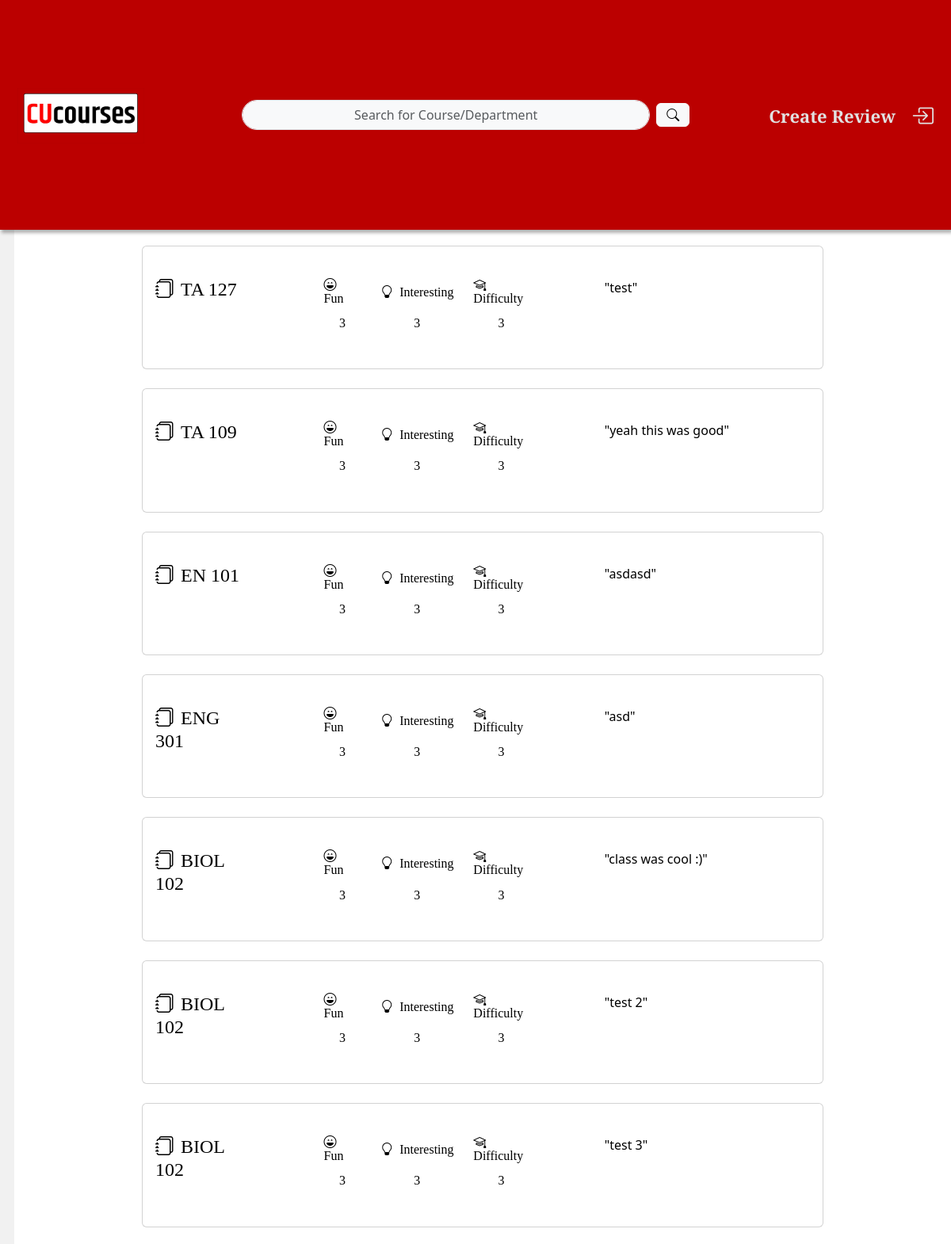
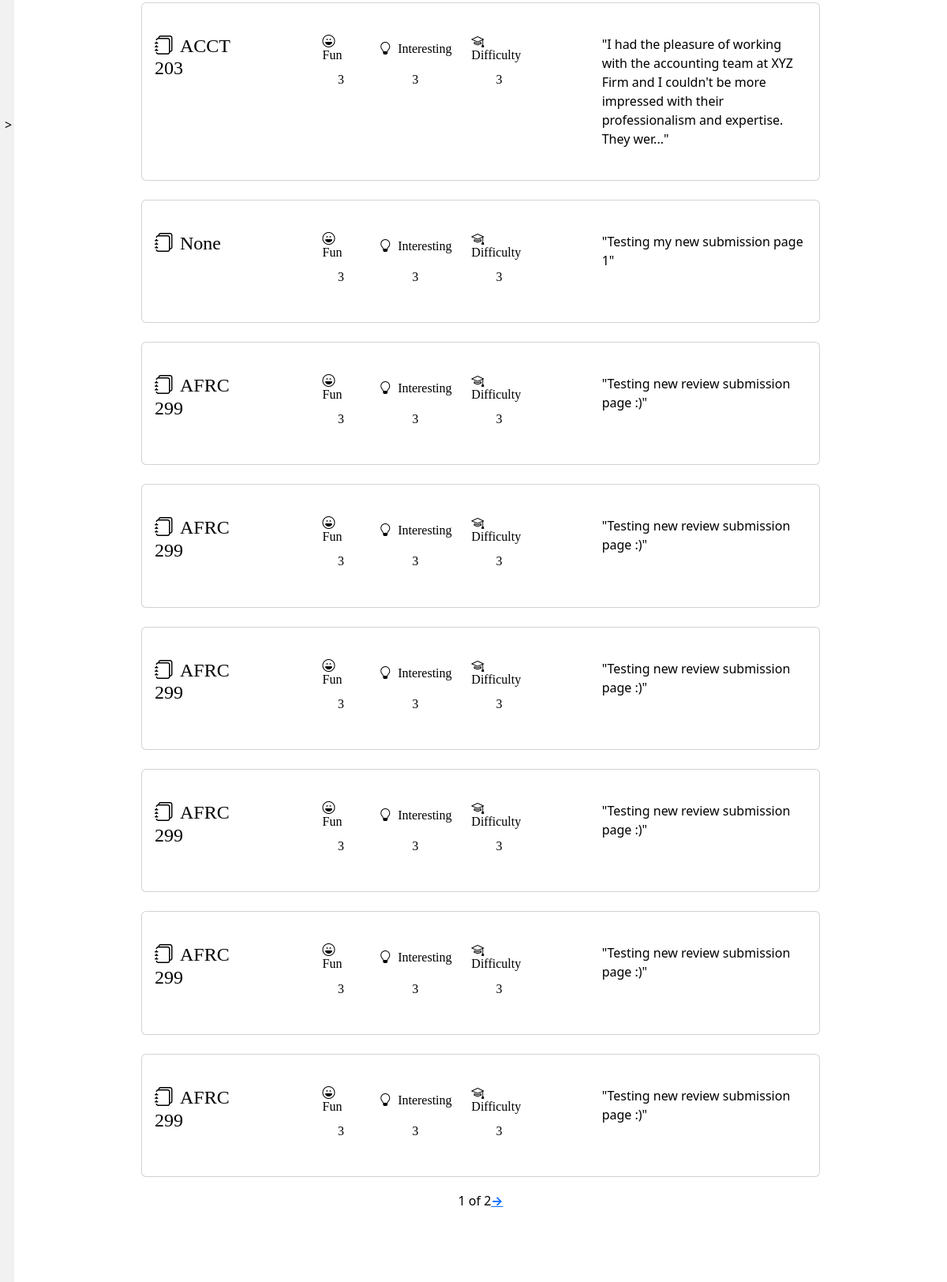
Page /all/ on the committed database (2 pictures, top to bottom).
### reviews/models.py (models this page shows)
class review(models.Model):
    user = models.ForeignKey(User, on_delete=models.CASCADE, default="Anonymous")
    course = models.ForeignKey(course,on_delete=models.CASCADE,null=True)
    instructor = models.CharField(max_length=30)
    reviewText = models.TextField(max_length=800, null=False)
    anon = models.BooleanField(default=True)
    created = models.DateTimeField(auto_now_add=True)
    textbook = models.BooleanField(default=True)
    CHOICES = (
        ('1', '1'),
        ('2', '2'),
        ('3', '3'),
        ('4', '4'),
        ('5', '5'),
    )
    fun = models.CharField(max_length=1, choices=CHOICES,default='3')
    interesting = models.CharField(max_length=1, choices=CHOICES,default='3')
    difficult = models.CharField(max_length=1, choices=CHOICES,default='3')
    def __str__(self):
        return str(self.course)
    def snippet (self):
        if len(self.reviewText)>151:
            return "\"" + self.reviewText[:150] + "...\""
        else:
            return "\"" + self.reviewText + "\""
    class Meta:
        ordering = ['created']

class course(models.Model):
    courseCode = models.CharField(max_length=10)
    courseName = models.CharField(max_length=40)
    dept = models.ForeignKey(department,on_delete=models.CASCADE,null=True)
    def __str__(self):
        return self.courseCode

### reviews/views.py (the view)
# urls.py: path("all/", allReviews.as_view(), name='reviews'),
class allReviews(ListView):
    model = review
    context_object_name = "reviews"
    template_name = "reviews/allReviews.html"
    paginate_by = 15
    def get_context_data(self, **kwargs):
        context = super().get_context_data(**kwargs)
        context['depts'] = department.objects.all()
        return context

### reviews/templates/reviews/allReviews.html
<html>
    {% load static %}
    <link rel="stylesheet"  type="text/css" href="{% static 'allStyles.css' %}">
    <header>
        {% include "./navMenu.html" %}
    </header>
    <body>
        <div class="container-fluid-p-0 d-flex flex-row belowNav">
            <div class="sideContainer">
            {% include "./sideMenu.html" with title_phrase='All Reviews'%}
            </div>
            <div class="contentTable">
                {% include "./reviewTable.html" %}
            </div>
        </div>
    </body>
</html>

### reviews/templates/reviews/reviewTable.html (shortened to what this page needs)
{% load static %}
<div class ="reviewTable">
    <div class="container d-flex flex-column" style="height: 95%;">
        <div class="m-2" style="height: 100%; overflow-y: scroll;">
          <div class="card-deck">
            {% for review in reviews %}
            <div class="card mb-4" onclick="goToDetails('{% url 'review' review.id %}')">
              <div class="card-body text-black">
                <div class="row py-4">
                    <div class="col-2 justify-content-center">
                        <h4 class="card-title text"> <i class="bi bi-journals me-2"></i>{{ review }}</h4>
                    </div>
                    <div class="col-1"></div>
                    <div class="col-4">
                        <div class="row mb-1">
                            <div class="col-3 icon-container"><h6><i class="bi bi-emoji-laughing me-1"></i> Fun</h6></div>
                            <div class="col-5 icon-container"> <h6><i class="bi bi-lightbulb me-1"></i> Interesting</h6></div>
                            <div class="col-4 icon-container"><h6><i class="bi bi-mortarboard me-1"></i> Difficulty</h6></div>
                        </div>
                        <div class="row">
                            <div class="col-3 icon-container"> <h6>{{review.fun}}</h6></div>
                            <div class="col-5 icon-container"> <h6>{{review.interesting}}</h6></div>
                            <div class="col-4 icon-container"> <h6>{{review.difficult}}</h6></div>
                        </div>
                    </div>
                    <div class="col-1"></div>
                    <div class="col-4">
                        <p class="card-text"> {{ review.snippet }}</p>
                    </div>
                </div>
              </div>
            </div>
            {% empty %}
            <div class="card bg-light">
              <div class="card-body text-black">
                <h2 class="card-title">No Reviews :(</h2>
              </div>
            </div>
            {% endfor %}
          </div>
        </div>
      </div>
    <div class="row-xs pagination" style="height: 5%;">
            {{ page_obj.number }} of {{ page_obj.paginator.num_pages }}
        {% if page_obj.has_next %}
            <a class="paginate-button" id="next-link"  onclick="goToPage({{ page_obj.next_page_number }})">&rarr;</a>
        {% endif %}
    </div>
</div>

### reviews/static/allStyles.css (style rules this page uses)
:root { --primary-color: rgb(187, 0, 0); --secondary-color: rgba(99, 99, 99, 0.69);; --tertiary-color: rgb(250, 255, 184); --primary-dark: rgb(95, 0, 0); --black: rgb(27, 27, 27); --white: rgb(255, 255, 255); --text-color: rgb(225, 225, 225); --darkgray: rgb(50,50,50); --lightgray: rgb(241, 241, 241); --gradient-vertical: linear-gradient(rgb(187, 0, 0), rgb(255, 255, 255)); --gradient-horizontal: linear-gradient(to right,rgb(187, 0, 0), rgb(255, 255, 255)); --shadow: 2px 4px 4px hsla(0, 0%, 0%, 0.305); --body-font: 'Source Serif Pro', Times, serif; --heading-font: 'Crimson Text', Times, serif; }
body { background-color: var(--white); }
h1, h2, h3, h4, h5, h6 { font-family: var(--heading-font); }
.pagination { color: black; display: flex; justify-content: center; }
.reviewTable { overflow-y: scroll; background-color: var(--white); color: var(--text-color); padding: 0; height: 99%; padding-top: 1%; width: 75%; min-width: 75vw; }
.contentTable { height: 92vh; display: flex; flex-direction: row; justify-content: center; background-color: var(--white); color: var(--text-color); width: 100%; }
.icon-container { display: flex; align-items: center; justify-content: center; }
.sideContainer { height: 92vh; background-color: var(--lightgray); color: var(--text-color); }
.belowNav { padding-top:9vh; background: rgb(241, 241, 241); }

### rows in the picture
review: course.courseCode "TA 127", fun "3", interesting "3", difficult "3", snippet "\"test\""
review: course.courseCode "TA 109", fun "3", interesting "3", difficult "3", snippet "\"yeah this was good\""
review: course.courseCode "EN 101", fun "3", interesting "3", difficult "3", snippet "\"asdasd\""
review: course.courseCode "ENG 301", fun "3", interesting "3", difficult "3", snippet "\"asd\""
review: course.courseCode "BIOL 102", fun "3", interesting "3", difficult "3", snippet "\"class was cool :)\""
review: course.courseCode "BIOL 102", fun "3", interesting "3", difficult "3", snippet "\"test 2\""
review: course.courseCode "BIOL 102", fun "3", interesting "3", difficult "3", snippet "\"test 3\""
review: course.courseCode "ACCT 203", fun "3", interesting "3", difficult "3", snippet "\"I had the pleasure of working with the accounting team at XYZ Firm and I couldn't be more impressed with their professionalism and expertise. They wer...\""
review: course "None", fun "3", interesting "3", difficult "3", snippet "\"Testing my new submission page 1\""
review: course.courseCode "AFRC 299", fun "3", interesting "3", difficult "3", snippet "\"Testing new review submission page :)\""
review: course.courseCode "AFRC 299", fun "3", interesting "3", difficult "3", snippet "\"Testing new review submission page :)\""
review: course.courseCode "AFRC 299", fun "3", interesting "3", difficult "3", snippet "\"Testing new review submission page :)\""
review: course.courseCode "AFRC 299", fun "3", interesting "3", difficult "3", snippet "\"Testing new review submission page :)\""
review: course.courseCode "AFRC 299", fun "3", interesting "3", difficult "3", snippet "\"Testing new review submission page :)\""
review: course.courseCode "AFRC 299", fun "3", interesting "3", difficult "3", snippet "\"Testing new review submission page :)\""

### other values in the picture
{{ page_obj.number }} "1"
{{ page_obj.paginator.num_pages }} "2"
